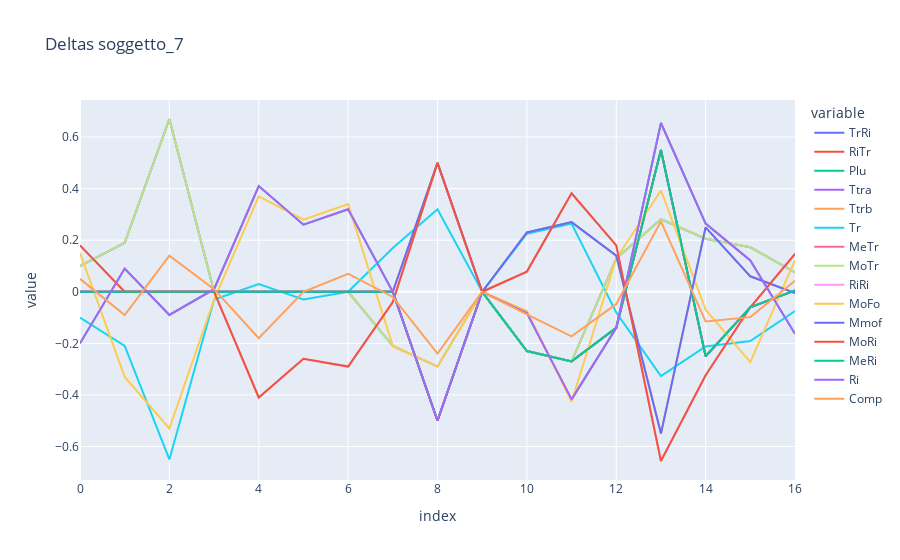

Notebook cell for this chart:
### Code cell
# plot the last 15 columns of the deltas dataframe usign plotly express
fig = px.line(df_deltas.iloc[:, -15:], title='Deltas ' + soggetto)
fig.show()

### Figure 1 — Plotly figure (JSON) as saved in the notebook; plotly's stock layout.template omitted (floating-point values rounded to 4 significant figures)
{"data": [{"hovertemplate": "variable=TrRi<br>index=%{x}<br>value=%{y}<extra></extra>", "legendgroup": "TrRi", "line": {"color": "#636efa", "dash": "solid"}, "marker": {"symbol": "circle"}, "mode": "lines", "name": "TrRi", "orientation": "v", "showlegend": true, "type": "scatter", "x": [0, 1, 2, 3, 4, 5, 6, 7, 8, 9, 10, 11, 12, 13, 14, 15, 16], "xaxis": "x", "y": [0, 0, 0, 0, 0, 0, 0, 0, -0.5, 0, -0.23, -0.27, -0.14, 0.55, -0.25, -0.06, 0.005], "yaxis": "y"}, {"hovertemplate": "variable=RiTr<br>index=%{x}<br>value=%{y}<extra></extra>", "legendgroup": "RiTr", "line": {"color": "#EF553B", "dash": "solid"}, "marker": {"symbol": "circle"}, "mode": "lines", "name": "RiTr", "orientation": "v", "showlegend": true, "type": "scatter", "x": [0, 1, 2, 3, 4, 5, 6, 7, 8, 9, 10, 11, 12, 13, 14, 15, 16], "xaxis": "x", "y": [0, 0, 0, 0, 0, 0, 0, 0, -0.5, 0, -0.23, -0.27, -0.14, 0.55, -0.25, -0.06, 0.005], "yaxis": "y"}, {"hovertemplate": "variable=Plu<br>index=%{x}<br>value=%{y}<extra></extra>", "legendgroup": "Plu", "line": {"color": "#00cc96", "dash": "solid"}, "marker": {"symbol": "circle"}, "mode": "lines", "name": "Plu", "orientation": "v", "showlegend": true, "type": "scatter", "x": [0, 1, 2, 3, 4, 5, 6, 7, 8, 9, 10, 11, 12, 13, 14, 15, 16], "xaxis": "x", "y": [-0.2, 0.09, -0.09, 0.01, 0.41, 0.26, 0.32, 0, -0.5, 0, -0.0828, -0.4172, -0.14, 0.6544, 0.2644, 0.1212, -0.163], "yaxis": "y"}, {"hovertemplate": "variable=Ttra<br>index=%{x}<br>value=%{y}<extra></extra>", "legendgroup": "Ttra", "line": {"color": "#ab63fa", "dash": "solid"}, "marker": {"symbol": "circle"}, "mode": "lines", "name": "Ttra", "orientation": "v", "showlegend": true, "type": "scatter", "x": [0, 1, 2, 3, 4, 5, 6, 7, 8, 9, 10, 11, 12, 13, 14, 15, 16], "xaxis": "x", "y": [0.1, 0.19, 0.67, 0, 0, 0, 0, -0.21, -0.29, 0, -0.23, -0.27, 0.1288, 0.2812, 0.2056, 0.1724, 0.0754], "yaxis": "y"}, {"hovertemplate": "variable=Ttrb<br>index=%{x}<br>value=%{y}<extra></extra>", "legendgroup": "Ttrb", "line": {"color": "#FFA15A", "dash": "solid"}, "marker": {"symbol": "circle"}, "mode": "lines", "name": "Ttrb", "orientation": "v", "showlegend": true, "type": "scatter", "x": [0, 1, 2, 3, 4, 5, 6, 7, 8, 9, 10, 11, 12, 13, 14, 15, 16], "xaxis": "x", "y": [0, 0, 0, 0, 0, 0, 0, 0, 0.5, 0, 0.23, 0.27, 0.14, -0.55, 0.25, 0.06, -0.005], "yaxis": "y"}, {"hovertemplate": "variable=Tr<br>index=%{x}<br>value=%{y}<extra></extra>", "legendgroup": "Tr", "line": {"color": "#19d3f3", "dash": "solid"}, "marker": {"symbol": "circle"}, "mode": "lines", "name": "Tr", "orientation": "v", "showlegend": true, "type": "scatter", "x": [0, 1, 2, 3, 4, 5, 6, 7, 8, 9, 10, 11, 12, 13, 14, 15, 16], "xaxis": "x", "y": [-0.1, -0.21, -0.65, -0.03, 0.03, -0.03, 0, 0.17, 0.32, 0, 0.2254, 0.2646, -0.0804, -0.3268, -0.212, -0.1908, -0.075], "yaxis": "y"}, {"hovertemplate": "variable=MeTr<br>index=%{x}<br>value=%{y}<extra></extra>", "legendgroup": "MeTr", "line": {"color": "#FF6692", "dash": "solid"}, "marker": {"symbol": "circle"}, "mode": "lines", "name": "MeTr", "orientation": "v", "showlegend": true, "type": "scatter", "x": [0, 1, 2, 3, 4, 5, 6, 7, 8, 9, 10, 11, 12, 13, 14, 15, 16], "xaxis": "x", "y": [0, 0, 0, 0, 0, 0, 0, 0, -0.5, 0, -0.23, -0.27, -0.14, 0.55, -0.25, -0.06, 0.005], "yaxis": "y"}, {"hovertemplate": "variable=MoTr<br>index=%{x}<br>value=%{y}<extra></extra>", "legendgroup": "MoTr", "line": {"color": "#B6E880", "dash": "solid"}, "marker": {"symbol": "circle"}, "mode": "lines", "name": "MoTr", "orientation": "v", "showlegend": true, "type": "scatter", "x": [0, 1, 2, 3, 4, 5, 6, 7, 8, 9, 10, 11, 12, 13, 14, 15, 16], "xaxis": "x", "y": [0.1, 0.19, 0.67, 0, 0, 0, 0, -0.21, -0.29, 0, -0.23, -0.27, 0.1288, 0.2812, 0.2056, 0.1724, 0.0754], "yaxis": "y"}, {"hovertemplate": "variable=RiRi<br>index=%{x}<br>value=%{y}<extra></extra>", "legendgroup": "RiRi", "line": {"color": "#FF97FF", "dash": "solid"}, "marker": {"symbol": "circle"}, "mode": "lines", "name": "RiRi", "orientation": "v", "showlegend": true, "type": "scatter", "x": [0, 1, 2, 3, 4, 5, 6, 7, 8, 9, 10, 11, 12, 13, 14, 15, 16], "xaxis": "x", "y": [0.18, 0, 0, 0, -0.41, -0.26, -0.29, -0.04, 0.5, 0, 0.0782, 0.3818, 0.18, -0.6562, -0.3238, -0.06, 0.1472], "yaxis": "y"}, {"hovertemplate": "variable=MoFo<br>index=%{x}<br>value=%{y}<extra></extra>", "legendgroup": "MoFo", "line": {"color": "#FECB52", "dash": "solid"}, "marker": {"symbol": "circle"}, "mode": "lines", "name": "MoFo", "orientation": "v", "showlegend": true, "type": "scatter", "x": [0, 1, 2, 3, 4, 5, 6, 7, 8, 9, 10, 11, 12, 13, 14, 15, 16], "xaxis": "x", "y": [0.15, -0.33, -0.53, -0.03, 0.37, 0.28, 0.34, -0.21, -0.29, 0, -0.0736, -0.4264, 0.1288, 0.3928, -0.0692, -0.2724, 0.1225], "yaxis": "y"}, {"hovertemplate": "variable=Mmof<br>index=%{x}<br>value=%{y}<extra></extra>", "legendgroup": "Mmof", "line": {"color": "#636efa", "dash": "solid"}, "marker": {"symbol": "circle"}, "mode": "lines", "name": "Mmof", "orientation": "v", "showlegend": true, "type": "scatter", "x": [0, 1, 2, 3, 4, 5, 6, 7, 8, 9, 10, 11, 12, 13, 14, 15, 16], "xaxis": "x", "y": [0, 0, 0, 0, 0, 0, 0, 0, 0.5, 0, 0.23, 0.27, 0.14, -0.55, 0.25, 0.06, -0.005], "yaxis": "y"}, {"hovertemplate": "variable=MoRi<br>index=%{x}<br>value=%{y}<extra></extra>", "legendgroup": "MoRi", "line": {"color": "#EF553B", "dash": "solid"}, "marker": {"symbol": "circle"}, "mode": "lines", "name": "MoRi", "orientation": "v", "showlegend": true, "type": "scatter", "x": [0, 1, 2, 3, 4, 5, 6, 7, 8, 9, 10, 11, 12, 13, 14, 15, 16], "xaxis": "x", "y": [0.18, 0, 0, 0, -0.41, -0.26, -0.29, -0.04, 0.5, 0, 0.0782, 0.3818, 0.18, -0.6562, -0.3238, -0.06, 0.1472], "yaxis": "y"}, {"hovertemplate": "variable=MeRi<br>index=%{x}<br>value=%{y}<extra></extra>", "legendgroup": "MeRi", "line": {"color": "#00cc96", "dash": "solid"}, "marker": {"symbol": "circle"}, "mode": "lines", "name": "MeRi", "orientation": "v", "showlegend": true, "type": "scatter", "x": [0, 1, 2, 3, 4, 5, 6, 7, 8, 9, 10, 11, 12, 13, 14, 15, 16], "xaxis": "x", "y": [0, 0, 0, 0, 0, 0, 0, 0, -0.5, 0, -0.23, -0.27, -0.14, 0.55, -0.25, -0.06, 0.005], "yaxis": "y"}, {"hovertemplate": "variable=Ri<br>index=%{x}<br>value=%{y}<extra></extra>", "legendgroup": "Ri", "line": {"color": "#ab63fa", "dash": "solid"}, "marker": {"symbol": "circle"}, "mode": "lines", "name": "Ri", "orientation": "v", "showlegend": true, "type": "scatter", "x": [0, 1, 2, 3, 4, 5, 6, 7, 8, 9, 10, 11, 12, 13, 14, 15, 16], "xaxis": "x", "y": [-0.2, 0.09, -0.09, 0.01, 0.41, 0.26, 0.32, 0, -0.5, 0, -0.0828, -0.4172, -0.14, 0.6544, 0.2644, 0.1212, -0.163], "yaxis": "y"}, {"hovertemplate": "variable=Comp<br>index=%{x}<br>value=%{y}<extra></extra>", "legendgroup": "Comp", "line": {"color": "#FFA15A", "dash": "solid"}, "marker": {"symbol": "circle"}, "mode": "lines", "name": "Comp", "orientation": "v", "showlegend": true, "type": "scatter", "x": [0, 1, 2, 3, 4, 5, 6, 7, 8, 9, 10, 11, 12, 13, 14, 15, 16], "xaxis": "x", "y": [0.05, -0.09, 0.14, 0.01, -0.18, 0, 0.07, -0.02, -0.24, 0, -0.0874, -0.1726, -0.0472, 0.273, -0.1154, -0.0984, 0.0426], "yaxis": "y"}], "layout": {"legend": {"title": {"text": "variable"}, "tracegroupgap": 0}, "title": {"text": "Deltas soggetto_7"}, "xaxis": {"anchor": "y", "domain": [0, 1], "title": {"text": "index"}}, "yaxis": {"anchor": "x", "domain": [0, 1], "title": {"text": "value"}}}}
